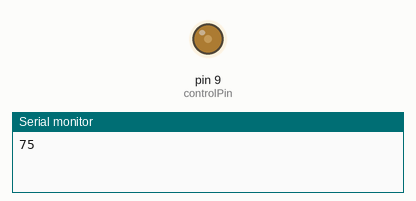
A sketch run on a simulated Arduino Uno, built with avr-gcc and run on an emulated ATmega328P. Shown: output pins drawn as LEDs (lit = HIGH), the last lines printed to the serial monitor.

Above: at 0.05 s.
At 5.9 s:
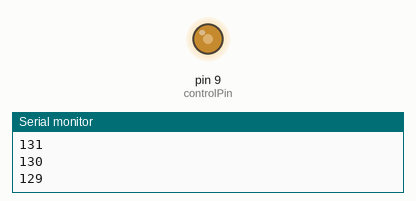
Timing chart, 0 to 11.2 s (numbered marks = the images above):
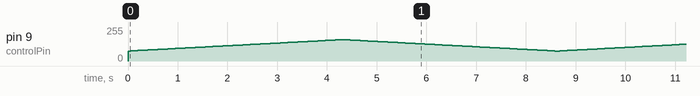

The sketch:

triangle_wave_flow_profile.ino
```cpp
int controlPin = 9;
int value = 0;
float printValue = 0;
float flow = 0;

int delayVal = 50;
int maxVal = 160;
int minVal = 75;

void setup() {
pinMode(controlPin, OUTPUT);
Serial.begin(9600);
}

void loop() {
  // fade in from min to max in increments of 5 points:
  for (int fadeValue = minVal ; fadeValue <= maxVal; fadeValue += 1) {
    // sets the value (range from 0 to 125):
    analogWrite(controlPin, fadeValue);
    Serial.println(fadeValue);
    // wait for [delay] milliseconds to see the dimming effect
    value = fadeValue;
    delay(delayVal);

  }

  // fade out from max to min in increments of 5 points:
  for (int fadeValue = maxVal ; fadeValue >= minVal; fadeValue -= 1) {
    // sets the value (range from 0 to 125):
    analogWrite(controlPin, fadeValue);
    Serial.println(fadeValue);
    // wait for [delay] milliseconds to see the dimming effect
    value = fadeValue;

    delay(delayVal);
  }
}
```
